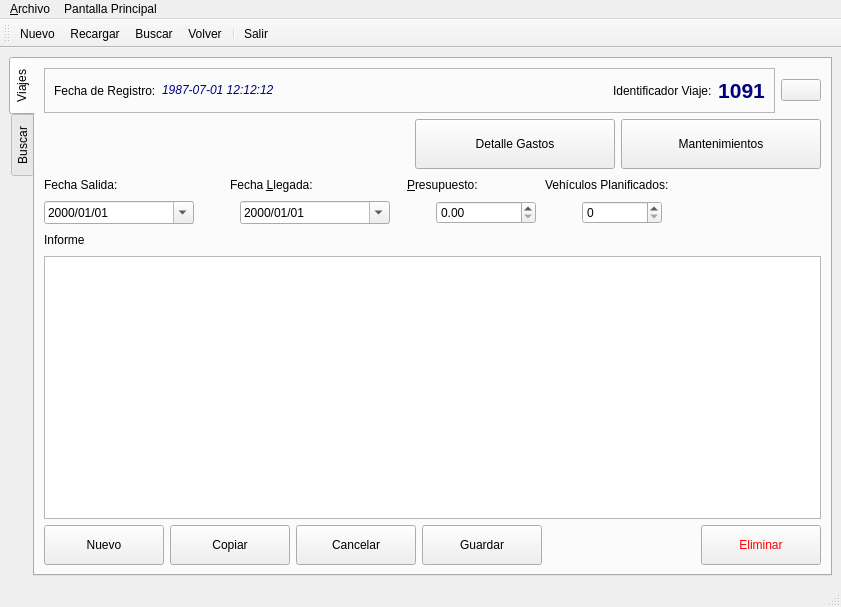
<?xml version="1.0" encoding="UTF-8"?>
<ui version="4.0">
 <class>frmViaje</class>
 <widget class="QMainWindow" name="frmViaje">
  <property name="geometry">
   <rect>
    <x>0</x>
    <y>0</y>
    <width>841</width>
    <height>607</height>
   </rect>
  </property>
  <property name="acceptDrops">
   <bool>true</bool>
  </property>
  <property name="windowTitle">
   <string>Viajes Mantenimientos</string>
  </property>
  <property name="windowIcon">
   <iconset resource="polaris.qrc">
    <normaloff>:/Icons/icons/gear.png</normaloff>:/Icons/icons/gear.png</iconset>
  </property>
  <property name="documentMode">
   <bool>false</bool>
  </property>
  <property name="tabShape">
   <enum>QTabWidget::Rounded</enum>
  </property>
  <widget class="QWidget" name="centralwidget">
   <layout class="QGridLayout" name="gridLayout_2">
    <item row="0" column="0">
     <widget class="QTabWidget" name="tab_viaje">
      <property name="toolTip">
       <string notr="true"/>
      </property>
      <property name="styleSheet">
       <string notr="true"/>
      </property>
      <property name="tabPosition">
       <enum>QTabWidget::West</enum>
      </property>
      <property name="currentIndex">
       <number>0</number>
      </property>
      <property name="iconSize">
       <size>
        <width>16</width>
        <height>16</height>
       </size>
      </property>
      <property name="documentMode">
       <bool>false</bool>
      </property>
      <property name="tabsClosable">
       <bool>false</bool>
      </property>
      <property name="movable">
       <bool>true</bool>
      </property>
      <widget class="QWidget" name="tab_formulario">
       <attribute name="icon">
        <iconset>
         <normalon>:/Icons/icons/flag_black.png</normalon>
        </iconset>
       </attribute>
       <attribute name="title">
        <string>Viajes</string>
       </attribute>
       <layout class="QVBoxLayout" name="verticalLayout_4">
        <item>
         <layout class="QHBoxLayout" name="horizontalLayout_5">
          <item>
           <widget class="QFrame" name="frame">
            <property name="frameShape">
             <enum>QFrame::StyledPanel</enum>
            </property>
            <property name="frameShadow">
             <enum>QFrame::Raised</enum>
            </property>
            <layout class="QHBoxLayout" name="horizontalLayout_4">
             <item>
              <widget class="QLabel" name="lbl_fecha_registroa">
               <property name="text">
                <string>Fecha de Registro:</string>
               </property>
              </widget>
             </item>
             <item>
              <widget class="QLabel" name="lbl_fecha_registrob">
               <property name="toolTip">
                <string>Fecha de Registro en el sistema</string>
               </property>
               <property name="text">
                <string>&lt;html&gt;&lt;head/&gt;&lt;body&gt;&lt;p&gt;&lt;span style=&quot; font-style:italic; color:#00007f;&quot;&gt;1987-07-01 12:12:12&lt;/span&gt;&lt;/p&gt;&lt;/body&gt;&lt;/html&gt;</string>
               </property>
              </widget>
             </item>
             <item>
              <spacer name="horizontalSpacer">
               <property name="orientation">
                <enum>Qt::Horizontal</enum>
               </property>
               <property name="sizeHint" stdset="0">
                <size>
                 <width>198</width>
                 <height>20</height>
                </size>
               </property>
              </spacer>
             </item>
             <item>
              <widget class="QLabel" name="lbl_id_viajea">
               <property name="text">
                <string>Identificador Viaje:</string>
               </property>
              </widget>
             </item>
             <item>
              <widget class="QLabel" name="lbl_id_viajeb">
               <property name="toolTip">
                <string>Identificador del Viaje</string>
               </property>
               <property name="text">
                <string>&lt;html&gt;&lt;head/&gt;&lt;body&gt;&lt;p align=&quot;center&quot;&gt;&lt;span style=&quot; font-size:16pt; font-weight:600; color:#00007f;&quot;&gt;1091&lt;/span&gt;&lt;/p&gt;&lt;/body&gt;&lt;/html&gt;</string>
               </property>
              </widget>
             </item>
            </layout>
           </widget>
          </item>
          <item>
           <widget class="QPushButton" name="btn_home">
            <property name="toolTip">
             <string>Regreasar al Panel de Control</string>
            </property>
            <property name="text">
             <string/>
            </property>
            <property name="icon">
             <iconset>
              <normalon>:/Icons/icons/folder_home2.png</normalon>
             </iconset>
            </property>
            <property name="iconSize">
             <size>
              <width>56</width>
              <height>56</height>
             </size>
            </property>
           </widget>
          </item>
         </layout>
        </item>
        <item>
         <layout class="QHBoxLayout" name="horizontalLayout_8">
          <item>
           <widget class="QPushButton" name="btn_primero_3">
            <property name="minimumSize">
             <size>
              <width>50</width>
              <height>30</height>
             </size>
            </property>
            <property name="maximumSize">
             <size>
              <width>50</width>
              <height>30</height>
             </size>
            </property>
            <property name="toolTip">
             <string comment="Primer Registro">&lt;html&gt;&lt;head/&gt;&lt;body&gt;&lt;p&gt;Primer Registro&lt;/p&gt;&lt;/body&gt;&lt;/html&gt;</string>
            </property>
            <property name="text">
             <string/>
            </property>
            <property name="icon">
             <iconset>
              <normalon>:/Icons/icons/start.png</normalon>
             </iconset>
            </property>
            <property name="iconSize">
             <size>
              <width>32</width>
              <height>32</height>
             </size>
            </property>
            <property name="autoDefault">
             <bool>false</bool>
            </property>
            <property name="default">
             <bool>false</bool>
            </property>
            <property name="flat">
             <bool>true</bool>
            </property>
           </widget>
          </item>
          <item>
           <widget class="QPushButton" name="btn_anterior">
            <property name="minimumSize">
             <size>
              <width>50</width>
              <height>30</height>
             </size>
            </property>
            <property name="maximumSize">
             <size>
              <width>50</width>
              <height>30</height>
             </size>
            </property>
            <property name="toolTip">
             <string>&lt;html&gt;&lt;head/&gt;&lt;body&gt;&lt;p&gt;Registro Anterior&lt;/p&gt;&lt;/body&gt;&lt;/html&gt;</string>
            </property>
            <property name="text">
             <string/>
            </property>
            <property name="icon">
             <iconset>
              <normalon>:/Icons/icons/previous.png</normalon>
             </iconset>
            </property>
            <property name="iconSize">
             <size>
              <width>32</width>
              <height>32</height>
             </size>
            </property>
            <property name="autoDefault">
             <bool>false</bool>
            </property>
            <property name="default">
             <bool>false</bool>
            </property>
            <property name="flat">
             <bool>true</bool>
            </property>
           </widget>
          </item>
          <item>
           <widget class="QPushButton" name="btn_recargar">
            <property name="minimumSize">
             <size>
              <width>60</width>
              <height>30</height>
             </size>
            </property>
            <property name="maximumSize">
             <size>
              <width>60</width>
              <height>30</height>
             </size>
            </property>
            <property name="toolTip">
             <string>Recargar</string>
            </property>
            <property name="text">
             <string/>
            </property>
            <property name="icon">
             <iconset>
              <normalon>:/Icons/icons/reload.png</normalon>
             </iconset>
            </property>
            <property name="iconSize">
             <size>
              <width>40</width>
              <height>40</height>
             </size>
            </property>
            <property name="autoDefault">
             <bool>false</bool>
            </property>
            <property name="default">
             <bool>false</bool>
            </property>
            <property name="flat">
             <bool>true</bool>
            </property>
           </widget>
          </item>
          <item>
           <widget class="QPushButton" name="btn_siguiente">
            <property name="minimumSize">
             <size>
              <width>50</width>
              <height>30</height>
             </size>
            </property>
            <property name="maximumSize">
             <size>
              <width>50</width>
              <height>30</height>
             </size>
            </property>
            <property name="toolTip">
             <string>&lt;html&gt;&lt;head/&gt;&lt;body&gt;&lt;p&gt;Siguiente Registro&lt;/p&gt;&lt;/body&gt;&lt;/html&gt;</string>
            </property>
            <property name="text">
             <string/>
            </property>
            <property name="icon">
             <iconset>
              <normalon>:/Icons/icons/forward.png</normalon>
             </iconset>
            </property>
            <property name="iconSize">
             <size>
              <width>32</width>
              <height>32</height>
             </size>
            </property>
            <property name="autoDefault">
             <bool>false</bool>
            </property>
            <property name="default">
             <bool>false</bool>
            </property>
            <property name="flat">
             <bool>true</bool>
            </property>
           </widget>
          </item>
          <item>
           <widget class="QPushButton" name="btn_ultimo">
            <property name="minimumSize">
             <size>
              <width>50</width>
              <height>30</height>
             </size>
            </property>
            <property name="maximumSize">
             <size>
              <width>50</width>
              <height>30</height>
             </size>
            </property>
            <property name="toolTip">
             <string>Último Registro</string>
            </property>
            <property name="text">
             <string/>
            </property>
            <property name="icon">
             <iconset>
              <normalon>:/Icons/icons/finish.png</normalon>
             </iconset>
            </property>
            <property name="iconSize">
             <size>
              <width>32</width>
              <height>32</height>
             </size>
            </property>
            <property name="autoDefault">
             <bool>false</bool>
            </property>
            <property name="default">
             <bool>false</bool>
            </property>
            <property name="flat">
             <bool>true</bool>
            </property>
           </widget>
          </item>
          <item>
           <spacer name="horizontalSpacer_2">
            <property name="orientation">
             <enum>Qt::Horizontal</enum>
            </property>
            <property name="sizeHint" stdset="0">
             <size>
              <width>138</width>
              <height>20</height>
             </size>
            </property>
           </spacer>
          </item>
          <item>
           <layout class="QHBoxLayout" name="horizontalLayout_7">
            <item>
             <widget class="QPushButton" name="btn_detalle_gastos">
              <property name="minimumSize">
               <size>
                <width>200</width>
                <height>50</height>
               </size>
              </property>
              <property name="toolTip">
               <string>Ver detalle de gastos</string>
              </property>
              <property name="text">
               <string>Detalle Gastos</string>
              </property>
              <property name="icon">
               <iconset resource="polaris.qrc">
                <normaloff>:/Icons/icons/view_pim_tasks.png</normaloff>
                <normalon>:/Icons/icons/view_pim_tasks.png</normalon>:/Icons/icons/view_pim_tasks.png</iconset>
              </property>
             </widget>
            </item>
            <item>
             <widget class="QPushButton" name="btn_mantenimientos">
              <property name="minimumSize">
               <size>
                <width>200</width>
                <height>50</height>
               </size>
              </property>
              <property name="toolTip">
               <string>Ver mantenimientos realizados</string>
              </property>
              <property name="text">
               <string>Mantenimientos</string>
              </property>
              <property name="icon">
               <iconset resource="polaris.qrc">
                <normaloff>:/Icons/icons/polaris.png</normaloff>:/Icons/icons/polaris.png</iconset>
              </property>
              <property name="iconSize">
               <size>
                <width>20</width>
                <height>20</height>
               </size>
              </property>
             </widget>
            </item>
           </layout>
          </item>
         </layout>
        </item>
        <item>
         <layout class="QHBoxLayout" name="horizontalLayout_9">
          <item>
           <widget class="QLabel" name="lbl_fecha_salida">
            <property name="text">
             <string>Fecha Salida:</string>
            </property>
            <property name="buddy">
             <cstring>cmb_fecha_salida</cstring>
            </property>
           </widget>
          </item>
          <item>
           <spacer name="horizontalSpacer_3">
            <property name="orientation">
             <enum>Qt::Horizontal</enum>
            </property>
            <property name="sizeType">
             <enum>QSizePolicy::Minimum</enum>
            </property>
            <property name="sizeHint" stdset="0">
             <size>
              <width>106</width>
              <height>20</height>
             </size>
            </property>
           </spacer>
          </item>
          <item>
           <widget class="QLabel" name="lbl_fecha_llegada">
            <property name="text">
             <string>Fecha &amp;Llegada:</string>
            </property>
            <property name="buddy">
             <cstring>cmb_fecha_llegada</cstring>
            </property>
           </widget>
          </item>
          <item>
           <spacer name="horizontalSpacer_4">
            <property name="orientation">
             <enum>Qt::Horizontal</enum>
            </property>
            <property name="sizeType">
             <enum>QSizePolicy::Minimum</enum>
            </property>
            <property name="sizeHint" stdset="0">
             <size>
              <width>88</width>
              <height>20</height>
             </size>
            </property>
           </spacer>
          </item>
          <item>
           <widget class="QLabel" name="lbl_presupuesto">
            <property name="text">
             <string>&amp;Presupuesto:</string>
            </property>
            <property name="buddy">
             <cstring>cmb_presupuesto</cstring>
            </property>
           </widget>
          </item>
          <item>
           <spacer name="horizontalSpacer_5">
            <property name="orientation">
             <enum>Qt::Horizontal</enum>
            </property>
            <property name="sizeType">
             <enum>QSizePolicy::Minimum</enum>
            </property>
            <property name="sizeHint" stdset="0">
             <size>
              <width>61</width>
              <height>20</height>
             </size>
            </property>
           </spacer>
          </item>
          <item>
           <widget class="QLabel" name="lbl_vehi_planif">
            <property name="text">
             <string>Vehículos Planificados:</string>
            </property>
            <property name="buddy">
             <cstring>cmb_vehiculos_planificados</cstring>
            </property>
           </widget>
          </item>
          <item>
           <spacer name="horizontalSpacer_18">
            <property name="orientation">
             <enum>Qt::Horizontal</enum>
            </property>
            <property name="sizeHint" stdset="0">
             <size>
              <width>40</width>
              <height>20</height>
             </size>
            </property>
           </spacer>
          </item>
         </layout>
        </item>
        <item>
         <layout class="QVBoxLayout" name="verticalLayout_3">
          <item>
           <layout class="QHBoxLayout" name="horizontalLayout_10">
            <item>
             <widget class="QDateEdit" name="cmb_fecha_salida">
              <property name="minimumSize">
               <size>
                <width>150</width>
                <height>0</height>
               </size>
              </property>
              <property name="displayFormat">
               <string>yyyy/MM/dd</string>
              </property>
              <property name="calendarPopup">
               <bool>true</bool>
              </property>
              <property name="timeSpec">
               <enum>Qt::LocalTime</enum>
              </property>
             </widget>
            </item>
            <item>
             <spacer name="horizontalSpacer_6">
              <property name="orientation">
               <enum>Qt::Horizontal</enum>
              </property>
              <property name="sizeType">
               <enum>QSizePolicy::Minimum</enum>
              </property>
              <property name="sizeHint" stdset="0">
               <size>
                <width>40</width>
                <height>20</height>
               </size>
              </property>
             </spacer>
            </item>
            <item>
             <widget class="QDateEdit" name="cmb_fecha_llegada">
              <property name="minimumSize">
               <size>
                <width>150</width>
                <height>0</height>
               </size>
              </property>
              <property name="displayFormat">
               <string>yyyy/MM/dd</string>
              </property>
              <property name="calendarPopup">
               <bool>true</bool>
              </property>
             </widget>
            </item>
            <item>
             <spacer name="horizontalSpacer_10">
              <property name="orientation">
               <enum>Qt::Horizontal</enum>
              </property>
              <property name="sizeType">
               <enum>QSizePolicy::Minimum</enum>
              </property>
              <property name="sizeHint" stdset="0">
               <size>
                <width>40</width>
                <height>20</height>
               </size>
              </property>
             </spacer>
            </item>
            <item>
             <widget class="QDoubleSpinBox" name="cmb_presupuesto">
              <property name="minimumSize">
               <size>
                <width>100</width>
                <height>0</height>
               </size>
              </property>
              <property name="maximum">
               <double>999.990000000000009</double>
              </property>
             </widget>
            </item>
            <item>
             <spacer name="horizontalSpacer_14">
              <property name="orientation">
               <enum>Qt::Horizontal</enum>
              </property>
              <property name="sizeType">
               <enum>QSizePolicy::Minimum</enum>
              </property>
              <property name="sizeHint" stdset="0">
               <size>
                <width>40</width>
                <height>20</height>
               </size>
              </property>
             </spacer>
            </item>
            <item>
             <widget class="QSpinBox" name="cmb_vehiculos_planificados">
              <property name="minimumSize">
               <size>
                <width>80</width>
                <height>0</height>
               </size>
              </property>
              <property name="maximum">
               <number>99</number>
              </property>
             </widget>
            </item>
            <item>
             <spacer name="horizontalSpacer_17">
              <property name="orientation">
               <enum>Qt::Horizontal</enum>
              </property>
              <property name="sizeHint" stdset="0">
               <size>
                <width>40</width>
                <height>20</height>
               </size>
              </property>
             </spacer>
            </item>
           </layout>
          </item>
          <item>
           <layout class="QHBoxLayout" name="horizontalLayout_11">
            <item>
             <widget class="QLabel" name="lbl_informea">
              <property name="text">
               <string>Informe</string>
              </property>
             </widget>
            </item>
            <item>
             <spacer name="horizontalSpacer_15">
              <property name="orientation">
               <enum>Qt::Horizontal</enum>
              </property>
              <property name="sizeHint" stdset="0">
               <size>
                <width>698</width>
                <height>20</height>
               </size>
              </property>
             </spacer>
            </item>
           </layout>
          </item>
          <item>
           <widget class="QTextEdit" name="rtxt_informe">
            <property name="toolTip">
             <string>Contenido del Informe,
elaborado por la persona 
que realiza el viaje</string>
            </property>
           </widget>
          </item>
          <item>
           <layout class="QHBoxLayout" name="horizontalLayout_12">
            <item>
             <widget class="QPushButton" name="btn_nuevo">
              <property name="minimumSize">
               <size>
                <width>120</width>
                <height>40</height>
               </size>
              </property>
              <property name="text">
               <string>Nuevo</string>
              </property>
              <property name="icon">
               <iconset>
                <normalon>:/Icons/icons/filenew.png</normalon>
               </iconset>
              </property>
             </widget>
            </item>
            <item>
             <widget class="QPushButton" name="btn_copiar">
              <property name="minimumSize">
               <size>
                <width>120</width>
                <height>40</height>
               </size>
              </property>
              <property name="text">
               <string>Copiar</string>
              </property>
              <property name="icon">
               <iconset>
                <normaloff>:/Icons/icons/document_multiple.png</normaloff>
                <normalon>:/Icons/icons/editpaste.png</normalon>:/Icons/icons/document_multiple.png</iconset>
              </property>
             </widget>
            </item>
            <item>
             <widget class="QPushButton" name="btn_cancelar">
              <property name="minimumSize">
               <size>
                <width>120</width>
                <height>40</height>
               </size>
              </property>
              <property name="text">
               <string>Cancelar</string>
              </property>
              <property name="icon">
               <iconset>
                <normaloff>:/Icons/icons/button_cancel.png</normaloff>
                <normalon>:/Icons/icons/mail_delete.png</normalon>:/Icons/icons/button_cancel.png</iconset>
              </property>
             </widget>
            </item>
            <item>
             <widget class="QPushButton" name="btn_guardar">
              <property name="minimumSize">
               <size>
                <width>120</width>
                <height>40</height>
               </size>
              </property>
              <property name="text">
               <string>Guardar</string>
              </property>
              <property name="icon">
               <iconset resource="polaris.qrc">
                <normaloff>:/Icons/icons/filesave.png</normaloff>:/Icons/icons/filesave.png</iconset>
              </property>
             </widget>
            </item>
            <item>
             <spacer name="horizontalSpacer_16">
              <property name="orientation">
               <enum>Qt::Horizontal</enum>
              </property>
              <property name="sizeHint" stdset="0">
               <size>
                <width>158</width>
                <height>20</height>
               </size>
              </property>
             </spacer>
            </item>
            <item>
             <widget class="QPushButton" name="btn_eliminar">
              <property name="minimumSize">
               <size>
                <width>120</width>
                <height>40</height>
               </size>
              </property>
              <property name="styleSheet">
               <string notr="true">color: rgb(255, 0, 0);

</string>
              </property>
              <property name="text">
               <string>Eliminar</string>
              </property>
              <property name="icon">
               <iconset>
                <normaloff>:/Icons/icons/button_cancel.png</normaloff>
                <normalon>:/Icons/icons/user_trash.png</normalon>:/Icons/icons/button_cancel.png</iconset>
              </property>
             </widget>
            </item>
           </layout>
          </item>
         </layout>
        </item>
       </layout>
      </widget>
      <widget class="QWidget" name="tab_buscar">
       <attribute name="icon">
        <iconset>
         <normalon>:/Icons/icons/find.png</normalon>
        </iconset>
       </attribute>
       <attribute name="title">
        <string>Buscar</string>
       </attribute>
       <layout class="QVBoxLayout" name="verticalLayout_2">
        <item>
         <layout class="QVBoxLayout" name="verticalLayout">
          <item>
           <layout class="QHBoxLayout" name="horizontalLayout">
            <item>
             <widget class="QLabel" name="label_9">
              <property name="text">
               <string>Columna:</string>
              </property>
             </widget>
            </item>
            <item>
             <spacer name="horizontalSpacer_11">
              <property name="orientation">
               <enum>Qt::Horizontal</enum>
              </property>
              <property name="sizeType">
               <enum>QSizePolicy::Minimum</enum>
              </property>
              <property name="sizeHint" stdset="0">
               <size>
                <width>140</width>
                <height>17</height>
               </size>
              </property>
             </spacer>
            </item>
            <item>
             <widget class="QLabel" name="label_10">
              <property name="text">
               <string>Operador:</string>
              </property>
             </widget>
            </item>
            <item>
             <spacer name="horizontalSpacer_12">
              <property name="orientation">
               <enum>Qt::Horizontal</enum>
              </property>
              <property name="sizeType">
               <enum>QSizePolicy::Minimum</enum>
              </property>
              <property name="sizeHint" stdset="0">
               <size>
                <width>60</width>
                <height>17</height>
               </size>
              </property>
             </spacer>
            </item>
            <item>
             <widget class="QLabel" name="label_11">
              <property name="text">
               <string>Criterio:</string>
              </property>
             </widget>
            </item>
            <item>
             <spacer name="horizontalSpacer_13">
              <property name="orientation">
               <enum>Qt::Horizontal</enum>
              </property>
              <property name="sizeHint" stdset="0">
               <size>
                <width>97</width>
                <height>17</height>
               </size>
              </property>
             </spacer>
            </item>
           </layout>
          </item>
          <item>
           <layout class="QHBoxLayout" name="horizontalLayout_2">
            <item>
             <widget class="QComboBox" name="cmb_columna">
              <property name="minimumSize">
               <size>
                <width>200</width>
                <height>30</height>
               </size>
              </property>
              <property name="toolTip">
               <string>Seleccione una columna por la que desea buscar</string>
              </property>
             </widget>
            </item>
            <item>
             <spacer name="horizontalSpacer_8">
              <property name="orientation">
               <enum>Qt::Horizontal</enum>
              </property>
              <property name="sizeType">
               <enum>QSizePolicy::Minimum</enum>
              </property>
              <property name="sizeHint" stdset="0">
               <size>
                <width>2</width>
                <height>17</height>
               </size>
              </property>
             </spacer>
            </item>
            <item>
             <widget class="QComboBox" name="cmb_operador">
              <property name="minimumSize">
               <size>
                <width>0</width>
                <height>30</height>
               </size>
              </property>
              <item>
               <property name="text">
                <string>Es Igual a...</string>
               </property>
              </item>
              <item>
               <property name="text">
                <string>Contiene...</string>
               </property>
              </item>
              <item>
               <property name="text">
                <string>Empieza Con...</string>
               </property>
              </item>
              <item>
               <property name="text">
                <string>Termina en...</string>
               </property>
              </item>
              <item>
               <property name="text">
                <string>No tiene...</string>
               </property>
              </item>
              <item>
               <property name="text">
                <string>Diferente de...</string>
               </property>
              </item>
             </widget>
            </item>
            <item>
             <spacer name="horizontalSpacer_9">
              <property name="orientation">
               <enum>Qt::Horizontal</enum>
              </property>
              <property name="sizeType">
               <enum>QSizePolicy::Minimum</enum>
              </property>
              <property name="sizeHint" stdset="0">
               <size>
                <width>1</width>
                <height>17</height>
               </size>
              </property>
             </spacer>
            </item>
            <item>
             <widget class="QLineEdit" name="txt_criterio">
              <property name="minimumSize">
               <size>
                <width>0</width>
                <height>30</height>
               </size>
              </property>
              <property name="toolTip">
               <string>Ingrese un criterio de búsqueda basado en el operador</string>
              </property>
             </widget>
            </item>
            <item>
             <spacer name="horizontalSpacer_1">
              <property name="orientation">
               <enum>Qt::Horizontal</enum>
              </property>
              <property name="sizeType">
               <enum>QSizePolicy::Minimum</enum>
              </property>
              <property name="sizeHint" stdset="0">
               <size>
                <width>2</width>
                <height>17</height>
               </size>
              </property>
             </spacer>
            </item>
            <item>
             <widget class="QPushButton" name="btn_buscar">
              <property name="minimumSize">
               <size>
                <width>150</width>
                <height>50</height>
               </size>
              </property>
              <property name="text">
               <string>Buscar</string>
              </property>
              <property name="icon">
               <iconset>
                <normalon>:/Icons/icons/kfind.png</normalon>
               </iconset>
              </property>
             </widget>
            </item>
           </layout>
          </item>
          <item>
           <widget class="QTableWidget" name="tbl_resultados">
            <property name="toolTip">
             <string>Resultados Búsqueda</string>
            </property>
           </widget>
          </item>
          <item>
           <layout class="QHBoxLayout" name="horizontalLayout_3">
            <item>
             <spacer name="horizontalSpacer_7">
              <property name="orientation">
               <enum>Qt::Horizontal</enum>
              </property>
              <property name="sizeHint" stdset="0">
               <size>
                <width>648</width>
                <height>20</height>
               </size>
              </property>
             </spacer>
            </item>
            <item>
             <widget class="QPushButton" name="btn_monstrar">
              <property name="minimumSize">
               <size>
                <width>300</width>
                <height>50</height>
               </size>
              </property>
              <property name="text">
               <string>Mostrar</string>
              </property>
              <property name="icon">
               <iconset>
                <normalon>:/Icons/icons/apply.png</normalon>
               </iconset>
              </property>
             </widget>
            </item>
           </layout>
          </item>
         </layout>
        </item>
       </layout>
      </widget>
     </widget>
    </item>
   </layout>
  </widget>
  <widget class="QMenuBar" name="menubar">
   <property name="geometry">
    <rect>
     <x>0</x>
     <y>0</y>
     <width>841</width>
     <height>25</height>
    </rect>
   </property>
   <property name="nativeMenuBar">
    <bool>true</bool>
   </property>
   <widget class="QMenu" name="menuArchivo">
    <property name="title">
     <string>&amp;Archivo</string>
    </property>
    <addaction name="actionNuevo"/>
    <addaction name="actionRecargar"/>
    <addaction name="action_Buscar"/>
    <addaction name="separator"/>
    <addaction name="action_Salir"/>
    <addaction name="separator"/>
   </widget>
   <widget class="QMenu" name="menuPantalla_Principal">
    <property name="title">
     <string>Pantalla Principal</string>
    </property>
    <addaction name="action_Volver"/>
   </widget>
   <addaction name="menuArchivo"/>
   <addaction name="menuPantalla_Principal"/>
  </widget>
  <widget class="QStatusBar" name="statusbar"/>
  <widget class="QToolBar" name="toolBar">
   <property name="windowTitle">
    <string>toolBar</string>
   </property>
   <attribute name="toolBarArea">
    <enum>TopToolBarArea</enum>
   </attribute>
   <attribute name="toolBarBreak">
    <bool>false</bool>
   </attribute>
   <addaction name="actionNuevo"/>
   <addaction name="actionRecargar"/>
   <addaction name="action_Buscar"/>
   <addaction name="action_Volver"/>
   <addaction name="separator"/>
   <addaction name="action_Salir"/>
  </widget>
  <action name="actionNuevo">
   <property name="icon">
    <iconset>
     <normalon>:/Icons/icons/accessories_text_editor.png</normalon>
    </iconset>
   </property>
   <property name="text">
    <string>&amp;Nuevo</string>
   </property>
   <property name="toolTip">
    <string>Nuevo</string>
   </property>
   <property name="shortcut">
    <string>Ctrl+N</string>
   </property>
  </action>
  <action name="action_Salir">
   <property name="icon">
    <iconset>
     <normalon>:/Icons/icons/exit.png</normalon>
    </iconset>
   </property>
   <property name="text">
    <string>&amp;Salir</string>
   </property>
   <property name="toolTip">
    <string>Salir</string>
   </property>
   <property name="shortcut">
    <string>Ctrl+S</string>
   </property>
  </action>
  <action name="action_Buscar">
   <property name="icon">
    <iconset>
     <normalon>:/Icons/icons/kfind.png</normalon>
    </iconset>
   </property>
   <property name="text">
    <string>&amp;Buscar</string>
   </property>
   <property name="toolTip">
    <string>Buscar</string>
   </property>
   <property name="shortcut">
    <string>Ctrl+B</string>
   </property>
  </action>
  <action name="action_Volver">
   <property name="icon">
    <iconset>
     <normalon>:/Icons/icons/folder_home2.png</normalon>
    </iconset>
   </property>
   <property name="text">
    <string>&amp;Volver</string>
   </property>
   <property name="toolTip">
    <string>Panel de Control</string>
   </property>
   <property name="shortcut">
    <string>F10</string>
   </property>
  </action>
  <action name="actionRecargar">
   <property name="icon">
    <iconset>
     <normalon>:/Icons/icons/reload.png</normalon>
    </iconset>
   </property>
   <property name="text">
    <string>&amp;Recargar</string>
   </property>
   <property name="toolTip">
    <string>Recargar</string>
   </property>
   <property name="shortcut">
    <string>F5</string>
   </property>
  </action>
 </widget>
 <tabstops>
  <tabstop>cmb_fecha_salida</tabstop>
  <tabstop>cmb_fecha_llegada</tabstop>
  <tabstop>cmb_vehiculos_planificados</tabstop>
  <tabstop>cmb_presupuesto</tabstop>
 </tabstops>
 <resources>
  <include location="polaris.qrc"/>
 </resources>
 <connections/>
</ui>
